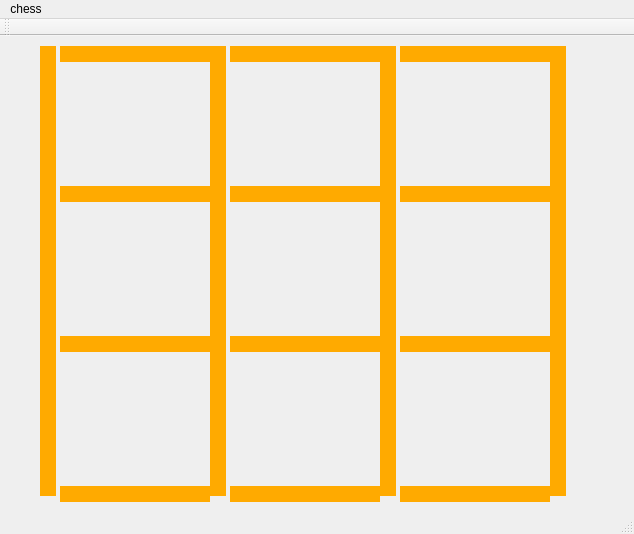
<?xml version="1.0" encoding="UTF-8"?>
<ui version="4.0">
 <class>MainWindow</class>
 <widget class="QMainWindow" name="MainWindow">
  <property name="geometry">
   <rect>
    <x>0</x>
    <y>0</y>
    <width>634</width>
    <height>534</height>
   </rect>
  </property>
  <property name="windowTitle">
   <string>MainWindow</string>
  </property>
  <widget class="QWidget" name="centralWidget">
   <widget class="QPushButton" name="pushButton_1A">
    <property name="geometry">
     <rect>
      <x>60</x>
      <y>10</y>
      <width>150</width>
      <height>16</height>
     </rect>
    </property>
    <property name="styleSheet">
     <string notr="true">QPushButton{background-color: rgb(255, 170, 0);border: rgb(255, 170, 0);}  
QPushButton:hover{background-color: rgb(255, 130, 0);border: rgb(255, 135, 0);}  
QPushButton:pressed{background-color: rgb(255, 100, 0);border: rgb(255, 100, 0);}
</string>
    </property>
    <property name="text">
     <string/>
    </property>
   </widget>
   <widget class="QPushButton" name="pushButton_1B">
    <property name="geometry">
     <rect>
      <x>230</x>
      <y>10</y>
      <width>150</width>
      <height>16</height>
     </rect>
    </property>
    <property name="styleSheet">
     <string notr="true">QPushButton{background-color: rgb(255, 170, 0);border: rgb(255, 170, 0);}  
QPushButton:hover{background-color: rgb(255, 130, 0);border: rgb(255, 135, 0);}  
QPushButton:pressed{background-color: rgb(255, 100, 0);border: rgb(255, 100, 0);}
</string>
    </property>
    <property name="text">
     <string/>
    </property>
   </widget>
   <widget class="QPushButton" name="pushButton_T2">
    <property name="geometry">
     <rect>
      <x>210</x>
      <y>10</y>
      <width>16</width>
      <height>150</height>
     </rect>
    </property>
    <property name="styleSheet">
     <string notr="true">QPushButton{background-color: rgb(255, 170, 0);border: rgb(255, 170, 0);}  
QPushButton:hover{background-color: rgb(255, 130, 0);border: rgb(255, 135, 0);}  
QPushButton:pressed{background-color: rgb(255, 100, 0);border: rgb(255, 100, 0);}
</string>
    </property>
    <property name="text">
     <string/>
    </property>
   </widget>
   <widget class="QPushButton" name="pushButton_T1">
    <property name="geometry">
     <rect>
      <x>40</x>
      <y>10</y>
      <width>16</width>
      <height>150</height>
     </rect>
    </property>
    <property name="styleSheet">
     <string notr="true">QPushButton{background-color: rgb(255, 170, 0);border: rgb(255, 170, 0);}  
QPushButton:hover{background-color: rgb(255, 130, 0);border: rgb(255, 135, 0);}  
QPushButton:pressed{background-color: rgb(255, 100, 0);border: rgb(255, 100, 0);}
</string>
    </property>
    <property name="text">
     <string/>
    </property>
   </widget>
   <widget class="QPushButton" name="pushButton_T3">
    <property name="geometry">
     <rect>
      <x>380</x>
      <y>10</y>
      <width>16</width>
      <height>150</height>
     </rect>
    </property>
    <property name="styleSheet">
     <string notr="true">QPushButton{background-color: rgb(255, 170, 0);border: rgb(255, 170, 0);}  
QPushButton:hover{background-color: rgb(255, 130, 0);border: rgb(255, 135, 0);}  
QPushButton:pressed{background-color: rgb(255, 100, 0);border: rgb(255, 100, 0);}
</string>
    </property>
    <property name="text">
     <string/>
    </property>
   </widget>
   <widget class="QPushButton" name="pushButton_2A">
    <property name="geometry">
     <rect>
      <x>60</x>
      <y>150</y>
      <width>150</width>
      <height>16</height>
     </rect>
    </property>
    <property name="styleSheet">
     <string notr="true">QPushButton{background-color: rgb(255, 170, 0);border: rgb(255, 170, 0);}  
QPushButton:hover{background-color: rgb(255, 130, 0);border: rgb(255, 135, 0);}  
QPushButton:pressed{background-color: rgb(255, 100, 0);border: rgb(255, 100, 0);}
</string>
    </property>
    <property name="text">
     <string/>
    </property>
   </widget>
   <widget class="QPushButton" name="pushButton_2B">
    <property name="geometry">
     <rect>
      <x>230</x>
      <y>150</y>
      <width>150</width>
      <height>16</height>
     </rect>
    </property>
    <property name="styleSheet">
     <string notr="true">QPushButton{background-color: rgb(255, 170, 0);border: rgb(255, 170, 0);}  
QPushButton:hover{background-color: rgb(255, 130, 0);border: rgb(255, 135, 0);}  
QPushButton:pressed{background-color: rgb(255, 100, 0);border: rgb(255, 100, 0);}
</string>
    </property>
    <property name="text">
     <string/>
    </property>
   </widget>
   <widget class="QPushButton" name="pushButton_T4">
    <property name="geometry">
     <rect>
      <x>550</x>
      <y>10</y>
      <width>16</width>
      <height>150</height>
     </rect>
    </property>
    <property name="styleSheet">
     <string notr="true">QPushButton{background-color: rgb(255, 170, 0);border: rgb(255, 170, 0);}  
QPushButton:hover{background-color: rgb(255, 130, 0);border: rgb(255, 135, 0);}  
QPushButton:pressed{background-color: rgb(255, 100, 0);border: rgb(255, 100, 0);}
</string>
    </property>
    <property name="text">
     <string/>
    </property>
   </widget>
   <widget class="QPushButton" name="pushButton_1C">
    <property name="geometry">
     <rect>
      <x>400</x>
      <y>10</y>
      <width>150</width>
      <height>16</height>
     </rect>
    </property>
    <property name="styleSheet">
     <string notr="true">QPushButton{background-color: rgb(255, 170, 0);border: rgb(255, 170, 0);}  
QPushButton:hover{background-color: rgb(255, 130, 0);border: rgb(255, 135, 0);}  
QPushButton:pressed{background-color: rgb(255, 100, 0);border: rgb(255, 100, 0);}
</string>
    </property>
    <property name="text">
     <string/>
    </property>
   </widget>
   <widget class="QPushButton" name="pushButton_2C">
    <property name="geometry">
     <rect>
      <x>400</x>
      <y>150</y>
      <width>150</width>
      <height>16</height>
     </rect>
    </property>
    <property name="styleSheet">
     <string notr="true">QPushButton{background-color: rgb(255, 170, 0);border: rgb(255, 170, 0);}  
QPushButton:hover{background-color: rgb(255, 130, 0);border: rgb(255, 135, 0);}  
QPushButton:pressed{background-color: rgb(255, 100, 0);border: rgb(255, 100, 0);}
</string>
    </property>
    <property name="text">
     <string/>
    </property>
   </widget>
   <widget class="QPushButton" name="pushButton_3A">
    <property name="geometry">
     <rect>
      <x>60</x>
      <y>300</y>
      <width>150</width>
      <height>16</height>
     </rect>
    </property>
    <property name="styleSheet">
     <string notr="true">QPushButton{background-color: rgb(255, 170, 0);border: rgb(255, 170, 0);}  
QPushButton:hover{background-color: rgb(255, 130, 0);border: rgb(255, 135, 0);}  
QPushButton:pressed{background-color: rgb(255, 100, 0);border: rgb(255, 100, 0);}
</string>
    </property>
    <property name="text">
     <string/>
    </property>
   </widget>
   <widget class="QPushButton" name="pushButton_M1">
    <property name="geometry">
     <rect>
      <x>40</x>
      <y>160</y>
      <width>16</width>
      <height>150</height>
     </rect>
    </property>
    <property name="styleSheet">
     <string notr="true">QPushButton{background-color: rgb(255, 170, 0);border: rgb(255, 170, 0);}  
QPushButton:hover{background-color: rgb(255, 130, 0);border: rgb(255, 135, 0);}  
QPushButton:pressed{background-color: rgb(255, 100, 0);border: rgb(255, 100, 0);}
</string>
    </property>
    <property name="text">
     <string/>
    </property>
   </widget>
   <widget class="QPushButton" name="pushButton_M3">
    <property name="geometry">
     <rect>
      <x>380</x>
      <y>160</y>
      <width>16</width>
      <height>150</height>
     </rect>
    </property>
    <property name="styleSheet">
     <string notr="true">QPushButton{background-color: rgb(255, 170, 0);border: rgb(255, 170, 0);}  
QPushButton:hover{background-color: rgb(255, 130, 0);border: rgb(255, 135, 0);}  
QPushButton:pressed{background-color: rgb(255, 100, 0);border: rgb(255, 100, 0);}
</string>
    </property>
    <property name="text">
     <string/>
    </property>
   </widget>
   <widget class="QPushButton" name="pushButton_3C">
    <property name="geometry">
     <rect>
      <x>400</x>
      <y>300</y>
      <width>150</width>
      <height>16</height>
     </rect>
    </property>
    <property name="styleSheet">
     <string notr="true">QPushButton{background-color: rgb(255, 170, 0);border: rgb(255, 170, 0);}  
QPushButton:hover{background-color: rgb(255, 130, 0);border: rgb(255, 135, 0);}  
QPushButton:pressed{background-color: rgb(255, 100, 0);border: rgb(255, 100, 0);}
</string>
    </property>
    <property name="text">
     <string/>
    </property>
   </widget>
   <widget class="QPushButton" name="pushButton_M4">
    <property name="geometry">
     <rect>
      <x>550</x>
      <y>160</y>
      <width>16</width>
      <height>150</height>
     </rect>
    </property>
    <property name="styleSheet">
     <string notr="true">QPushButton{background-color: rgb(255, 170, 0);border: rgb(255, 170, 0);}  
QPushButton:hover{background-color: rgb(255, 130, 0);border: rgb(255, 135, 0);}  
QPushButton:pressed{background-color: rgb(255, 100, 0);border: rgb(255, 100, 0);}
</string>
    </property>
    <property name="text">
     <string/>
    </property>
   </widget>
   <widget class="QPushButton" name="pushButton_3B">
    <property name="geometry">
     <rect>
      <x>230</x>
      <y>300</y>
      <width>150</width>
      <height>16</height>
     </rect>
    </property>
    <property name="styleSheet">
     <string notr="true">QPushButton{background-color: rgb(255, 170, 0);border: rgb(255, 170, 0);}  
QPushButton:hover{background-color: rgb(255, 130, 0);border: rgb(255, 135, 0);}  
QPushButton:pressed{background-color: rgb(255, 100, 0);border: rgb(255, 100, 0);}
</string>
    </property>
    <property name="text">
     <string/>
    </property>
   </widget>
   <widget class="QPushButton" name="pushButton_M2">
    <property name="geometry">
     <rect>
      <x>210</x>
      <y>160</y>
      <width>16</width>
      <height>150</height>
     </rect>
    </property>
    <property name="styleSheet">
     <string notr="true">QPushButton{background-color: rgb(255, 170, 0);border: rgb(255, 170, 0);}  
QPushButton:hover{background-color: rgb(255, 130, 0);border: rgb(255, 135, 0);}  
QPushButton:pressed{background-color: rgb(255, 100, 0);border: rgb(255, 100, 0);}
</string>
    </property>
    <property name="text">
     <string/>
    </property>
   </widget>
   <widget class="QPushButton" name="pushButton_4A">
    <property name="geometry">
     <rect>
      <x>60</x>
      <y>450</y>
      <width>150</width>
      <height>16</height>
     </rect>
    </property>
    <property name="styleSheet">
     <string notr="true">QPushButton{background-color: rgb(255, 170, 0);border: rgb(255, 170, 0);}  
QPushButton:hover{background-color: rgb(255, 130, 0);border: rgb(255, 135, 0);}  
QPushButton:pressed{background-color: rgb(255, 100, 0);border: rgb(255, 100, 0);}
</string>
    </property>
    <property name="text">
     <string/>
    </property>
   </widget>
   <widget class="QPushButton" name="pushButton_D1">
    <property name="geometry">
     <rect>
      <x>40</x>
      <y>310</y>
      <width>16</width>
      <height>150</height>
     </rect>
    </property>
    <property name="styleSheet">
     <string notr="true">QPushButton{background-color: rgb(255, 170, 0);border: rgb(255, 170, 0);}  
QPushButton:hover{background-color: rgb(255, 130, 0);border: rgb(255, 135, 0);}  
QPushButton:pressed{background-color: rgb(255, 100, 0);border: rgb(255, 100, 0);}
</string>
    </property>
    <property name="text">
     <string/>
    </property>
   </widget>
   <widget class="QPushButton" name="pushButton_D3">
    <property name="geometry">
     <rect>
      <x>380</x>
      <y>310</y>
      <width>16</width>
      <height>150</height>
     </rect>
    </property>
    <property name="styleSheet">
     <string notr="true">QPushButton{background-color: rgb(255, 170, 0);border: rgb(255, 170, 0);}  
QPushButton:hover{background-color: rgb(255, 130, 0);border: rgb(255, 135, 0);}  
QPushButton:pressed{background-color: rgb(255, 100, 0);border: rgb(255, 100, 0);}
</string>
    </property>
    <property name="text">
     <string/>
    </property>
   </widget>
   <widget class="QPushButton" name="pushButton_4C">
    <property name="geometry">
     <rect>
      <x>400</x>
      <y>450</y>
      <width>150</width>
      <height>16</height>
     </rect>
    </property>
    <property name="styleSheet">
     <string notr="true">QPushButton{background-color: rgb(255, 170, 0);border: rgb(255, 170, 0);}  
QPushButton:hover{background-color: rgb(255, 130, 0);border: rgb(255, 135, 0);}  
QPushButton:pressed{background-color: rgb(255, 100, 0);border: rgb(255, 100, 0);}
</string>
    </property>
    <property name="text">
     <string/>
    </property>
   </widget>
   <widget class="QPushButton" name="pushButton_D4">
    <property name="geometry">
     <rect>
      <x>550</x>
      <y>310</y>
      <width>16</width>
      <height>150</height>
     </rect>
    </property>
    <property name="styleSheet">
     <string notr="true">QPushButton{background-color: rgb(255, 170, 0);border: rgb(255, 170, 0);}  
QPushButton:hover{background-color: rgb(255, 130, 0);border: rgb(255, 135, 0);}  
QPushButton:pressed{background-color: rgb(255, 100, 0);border: rgb(255, 100, 0);}
</string>
    </property>
    <property name="text">
     <string/>
    </property>
   </widget>
   <widget class="QPushButton" name="pushButton_4B">
    <property name="geometry">
     <rect>
      <x>230</x>
      <y>450</y>
      <width>150</width>
      <height>16</height>
     </rect>
    </property>
    <property name="styleSheet">
     <string notr="true">QPushButton{background-color: rgb(255, 170, 0);border: rgb(255, 170, 0);}  
QPushButton:hover{background-color: rgb(255, 130, 0);border: rgb(255, 135, 0);}  
QPushButton:pressed{background-color: rgb(255, 100, 0);border: rgb(255, 100, 0);}
</string>
    </property>
    <property name="text">
     <string/>
    </property>
   </widget>
   <widget class="QPushButton" name="pushButton_D2">
    <property name="geometry">
     <rect>
      <x>210</x>
      <y>310</y>
      <width>16</width>
      <height>150</height>
     </rect>
    </property>
    <property name="styleSheet">
     <string notr="true">QPushButton{background-color: rgb(255, 170, 0);border: rgb(255, 170, 0);}  
QPushButton:hover{background-color: rgb(255, 130, 0);border: rgb(255, 135, 0);}  
QPushButton:pressed{background-color: rgb(255, 100, 0);border: rgb(255, 100, 0);}
</string>
    </property>
    <property name="text">
     <string/>
    </property>
   </widget>
   <widget class="QLabel" name="label_00">
    <property name="geometry">
     <rect>
      <x>40</x>
      <y>10</y>
      <width>30</width>
      <height>30</height>
     </rect>
    </property>
    <property name="styleSheet">
     <string notr="true"/>
    </property>
    <property name="text">
     <string/>
    </property>
   </widget>
   <widget class="QLabel" name="label_01">
    <property name="geometry">
     <rect>
      <x>210</x>
      <y>10</y>
      <width>30</width>
      <height>30</height>
     </rect>
    </property>
    <property name="styleSheet">
     <string notr="true">background-color: transparent;
border-radius:15px;</string>
    </property>
    <property name="text">
     <string/>
    </property>
   </widget>
   <widget class="QLabel" name="label_03">
    <property name="geometry">
     <rect>
      <x>540</x>
      <y>10</y>
      <width>30</width>
      <height>30</height>
     </rect>
    </property>
    <property name="styleSheet">
     <string notr="true">background-color: transparent;
border-radius:15px;</string>
    </property>
    <property name="text">
     <string/>
    </property>
   </widget>
   <widget class="QLabel" name="label_02">
    <property name="geometry">
     <rect>
      <x>380</x>
      <y>10</y>
      <width>30</width>
      <height>30</height>
     </rect>
    </property>
    <property name="styleSheet">
     <string notr="true">background-color: transparent;
border-radius:15px;</string>
    </property>
    <property name="text">
     <string/>
    </property>
   </widget>
   <widget class="QLabel" name="label_12">
    <property name="geometry">
     <rect>
      <x>380</x>
      <y>150</y>
      <width>30</width>
      <height>30</height>
     </rect>
    </property>
    <property name="styleSheet">
     <string notr="true">background-color: transparent;
border-radius:15px;</string>
    </property>
    <property name="text">
     <string/>
    </property>
   </widget>
   <widget class="QLabel" name="label_10">
    <property name="geometry">
     <rect>
      <x>40</x>
      <y>150</y>
      <width>30</width>
      <height>30</height>
     </rect>
    </property>
    <property name="styleSheet">
     <string notr="true">background-color: transparent;
border-radius:15px;</string>
    </property>
    <property name="text">
     <string/>
    </property>
   </widget>
   <widget class="QLabel" name="label_13">
    <property name="geometry">
     <rect>
      <x>540</x>
      <y>150</y>
      <width>30</width>
      <height>30</height>
     </rect>
    </property>
    <property name="styleSheet">
     <string notr="true">background-color: transparent;
border-radius:15px;</string>
    </property>
    <property name="text">
     <string/>
    </property>
   </widget>
   <widget class="QLabel" name="label_11">
    <property name="geometry">
     <rect>
      <x>210</x>
      <y>150</y>
      <width>30</width>
      <height>30</height>
     </rect>
    </property>
    <property name="styleSheet">
     <string notr="true">background-color: transparent;
border-radius:15px;</string>
    </property>
    <property name="text">
     <string/>
    </property>
   </widget>
   <widget class="QLabel" name="label_22">
    <property name="geometry">
     <rect>
      <x>380</x>
      <y>300</y>
      <width>30</width>
      <height>30</height>
     </rect>
    </property>
    <property name="styleSheet">
     <string notr="true">background-color: transparent;
border-radius:15px;</string>
    </property>
    <property name="text">
     <string/>
    </property>
   </widget>
   <widget class="QLabel" name="label_20">
    <property name="geometry">
     <rect>
      <x>40</x>
      <y>300</y>
      <width>30</width>
      <height>30</height>
     </rect>
    </property>
    <property name="styleSheet">
     <string notr="true">background-color: transparent;
border-radius:15px;</string>
    </property>
    <property name="text">
     <string/>
    </property>
   </widget>
   <widget class="QLabel" name="label_23">
    <property name="geometry">
     <rect>
      <x>540</x>
      <y>300</y>
      <width>30</width>
      <height>30</height>
     </rect>
    </property>
    <property name="styleSheet">
     <string notr="true">background-color: transparent;
border-radius:15px;</string>
    </property>
    <property name="text">
     <string/>
    </property>
   </widget>
   <widget class="QLabel" name="label_21">
    <property name="geometry">
     <rect>
      <x>210</x>
      <y>300</y>
      <width>30</width>
      <height>30</height>
     </rect>
    </property>
    <property name="styleSheet">
     <string notr="true">background-color: transparent;
border-radius:15px;</string>
    </property>
    <property name="text">
     <string/>
    </property>
   </widget>
   <widget class="QLabel" name="label_32">
    <property name="geometry">
     <rect>
      <x>380</x>
      <y>440</y>
      <width>30</width>
      <height>30</height>
     </rect>
    </property>
    <property name="styleSheet">
     <string notr="true">background-color: transparent;
border-radius:15px;</string>
    </property>
    <property name="text">
     <string/>
    </property>
   </widget>
   <widget class="QLabel" name="label_30">
    <property name="geometry">
     <rect>
      <x>40</x>
      <y>440</y>
      <width>30</width>
      <height>30</height>
     </rect>
    </property>
    <property name="styleSheet">
     <string notr="true">background-color: transparent;
border-radius:15px;</string>
    </property>
    <property name="text">
     <string/>
    </property>
   </widget>
   <widget class="QLabel" name="label_33">
    <property name="geometry">
     <rect>
      <x>540</x>
      <y>440</y>
      <width>30</width>
      <height>30</height>
     </rect>
    </property>
    <property name="styleSheet">
     <string notr="true">background-color: transparent;
border-radius:15px;</string>
    </property>
    <property name="text">
     <string/>
    </property>
   </widget>
   <widget class="QLabel" name="label_31">
    <property name="geometry">
     <rect>
      <x>210</x>
      <y>440</y>
      <width>30</width>
      <height>30</height>
     </rect>
    </property>
    <property name="styleSheet">
     <string notr="true">background-color: transparent;
border-radius:15px;</string>
    </property>
    <property name="text">
     <string/>
    </property>
   </widget>
  </widget>
  <widget class="QMenuBar" name="menuBar">
   <property name="geometry">
    <rect>
     <x>0</x>
     <y>0</y>
     <width>634</width>
     <height>23</height>
    </rect>
   </property>
   <widget class="QMenu" name="menuchess">
    <property name="title">
     <string>chess</string>
    </property>
    <addaction name="actionstart"/>
   </widget>
   <addaction name="menuchess"/>
  </widget>
  <widget class="QToolBar" name="mainToolBar">
   <attribute name="toolBarArea">
    <enum>TopToolBarArea</enum>
   </attribute>
   <attribute name="toolBarBreak">
    <bool>false</bool>
   </attribute>
  </widget>
  <widget class="QStatusBar" name="statusBar"/>
  <action name="actionstart">
   <property name="text">
    <string>start</string>
   </property>
  </action>
 </widget>
 <layoutdefault spacing="6" margin="11"/>
 <resources/>
 <connections/>
</ui>
